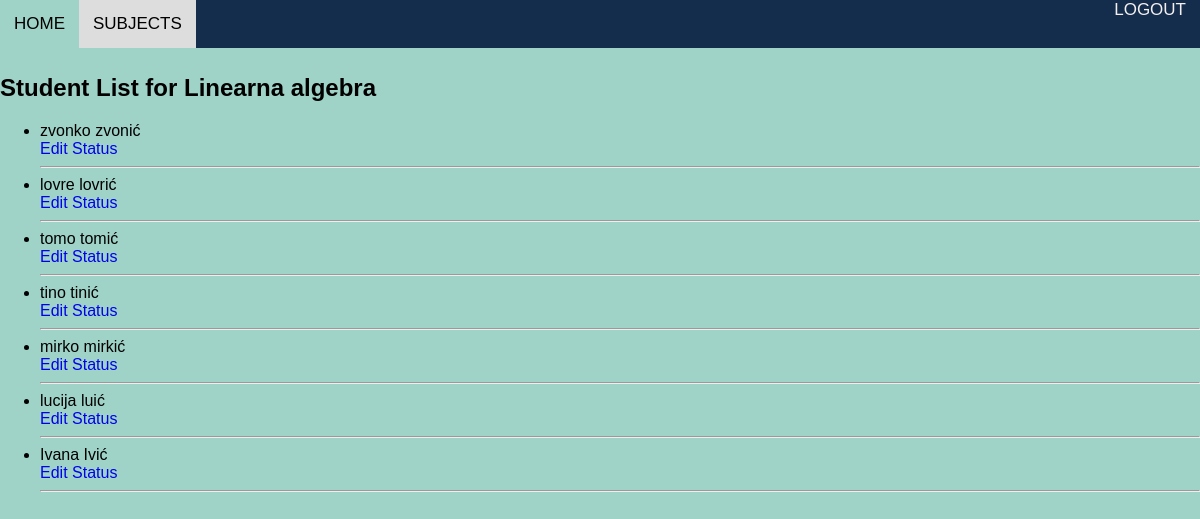
Before: /subject/student_list/1/ (signed in) with the older database file.
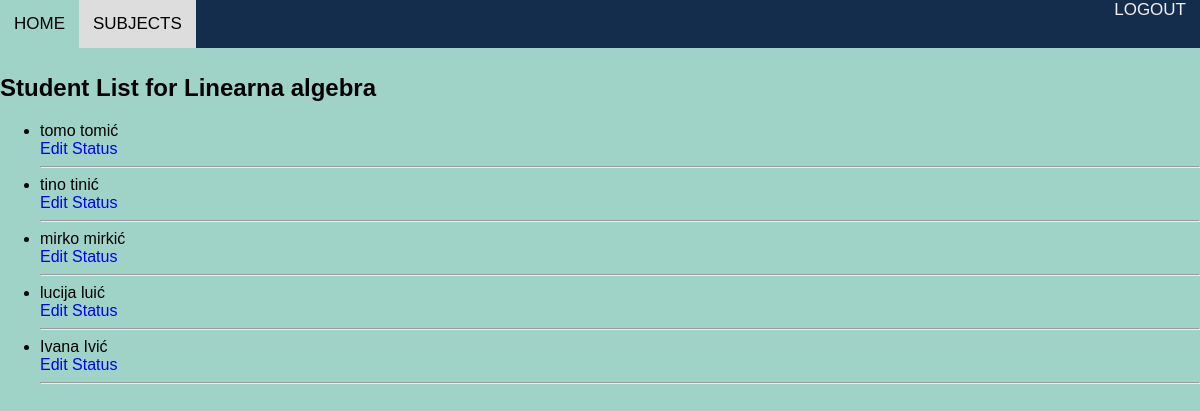
After: the same page with the newer database file.
### EnrollmentApp/models.py (models this page shows, shortened)
class Korisnici(AbstractUser):
    class RoleChoices(Enum):
        ADMINISTRATOR = 'administrator'
        PROFESOR = 'profesor'
        STUDENT = 'student'
    class StatusChoices(Enum):
        NONE = 'none'
        REDOVAN = 'redovan'
        IZVANREDAN = 'izvanredan'
    role = models.CharField(max_length=20, choices=[(role.value, role.name) for role in RoleChoices])
    status = models.CharField(max_length=20, choices=[(status.value, status.name) for status in StatusChoices])
    user_permissions = models.ManyToManyField(
        Permission,
        verbose_name='user permissions',
        blank=True,
        related_name='korisnici_set'
    )
    groups = models.ManyToManyField(
        'auth.Group',
        verbose_name='groups',
        blank=True,
        related_name='korisnici_set'
    )

### EnrollmentApp/views.py (the view)
# urls.py: path('subject/student_list/<int:subject_id>/', views.subject_student_list, name='subject_student_list'),
@login_required
@user_passes_test(check_professor)
def subject_student_list(request, subject_id):
    subject = get_object_or_404(Predmeti, id=subject_id)
    enrollments = StudentEnrollment.objects.filter(subject=subject)
    students = [enrollment.student for enrollment in enrollments]
    context = {
        'subject': subject,
        'students': students
    }
    return render(request, 'subject_student_list.html', context)

### EnrollmentApp/views.py (called while the page is built)
def check_professor(user):
     return user.role == 'profesor'

### EnrollmentApp/templates/subject_student_list.html (shortened to what this page needs)
{% load static %}
<!DOCTYPE html>
<html>
<head>
    <link rel="stylesheet" type="text/css" href="{% static 'css/style.css' %}">
</head>
<body>
    <nav>
        <div class="nav-left">
            <a href="{% url 'success' %}">HOME</a>
            <a href="{% url 'professor_subjects' %}" class="current">SUBJECTS</a>
        </div>
        <div class="nav-right">
            <a href="{% url 'logout' %}" class="logout">LOGOUT</a>
        </div>
    </nav>
    <br>
    <br>
    <br>
    <h2>Student List for {{ subject.name }}</h2>
    {% if students %}
    <ul>
        {% for student in students %}
            <li>{{ student.first_name }} {{ student.last_name }}</li>
            <a href="{% url 'edit_status' subject.id student.id %}" class="list">Edit Status</a>
            <hr>
        {% endfor %}
    </ul>
    {% else %}
    <p>No students enrolled in this subject.</p>
    {% endif %}
</body>
</html>

Changed rows visible on the page:
no longer on this page (row unchanged): Korisnici: first_name "zvonko", last_name "zvonić"
removed Korisnici: first_name "lovre", last_name "lovrić"
